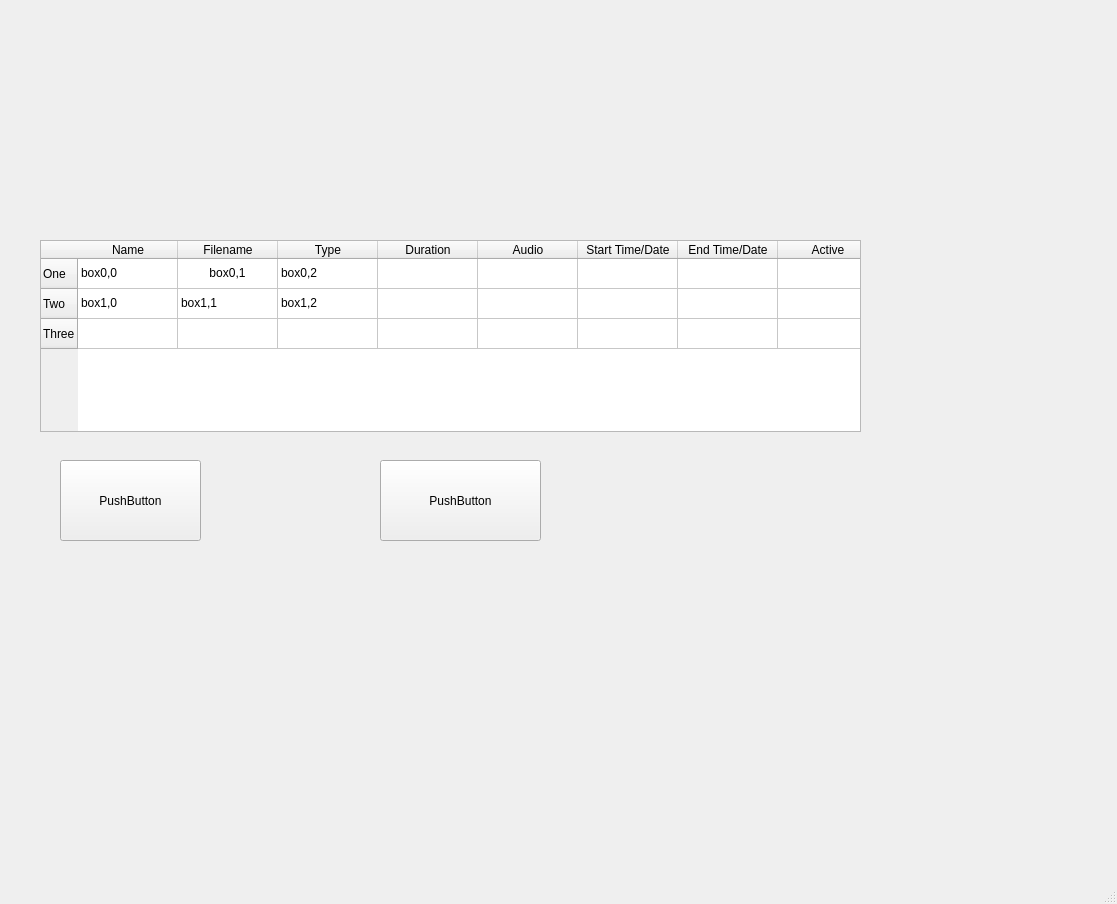
<?xml version="1.0" encoding="UTF-8"?>
<ui version="4.0">
 <class>MainWindow</class>
 <widget class="QMainWindow" name="MainWindow">
  <property name="geometry">
   <rect>
    <x>0</x>
    <y>0</y>
    <width>1117</width>
    <height>904</height>
   </rect>
  </property>
  <property name="windowTitle">
   <string>MainWindow</string>
  </property>
  <widget class="QWidget" name="centralwidget">
   <widget class="QTableWidget" name="tableWidget">
    <property name="geometry">
     <rect>
      <x>40</x>
      <y>240</y>
      <width>821</width>
      <height>192</height>
     </rect>
    </property>
    <property name="frameShadow">
     <enum>QFrame::Plain</enum>
    </property>
    <property name="lineWidth">
     <number>6</number>
    </property>
    <property name="horizontalScrollBarPolicy">
     <enum>Qt::ScrollBarAlwaysOff</enum>
    </property>
    <attribute name="horizontalHeaderCascadingSectionResizes">
     <bool>false</bool>
    </attribute>
    <row>
     <property name="text">
      <string>One</string>
     </property>
    </row>
    <row>
     <property name="text">
      <string>Two</string>
     </property>
    </row>
    <row>
     <property name="text">
      <string>Three</string>
     </property>
    </row>
    <column>
     <property name="text">
      <string>Name</string>
     </property>
    </column>
    <column>
     <property name="text">
      <string>Filename</string>
     </property>
    </column>
    <column>
     <property name="text">
      <string>Type</string>
     </property>
    </column>
    <column>
     <property name="text">
      <string>Duration</string>
     </property>
    </column>
    <column>
     <property name="text">
      <string>Audio</string>
     </property>
    </column>
    <column>
     <property name="text">
      <string>Start Time/Date</string>
     </property>
    </column>
    <column>
     <property name="text">
      <string>End Time/Date</string>
     </property>
    </column>
    <column>
     <property name="text">
      <string>Active</string>
     </property>
    </column>
    <item row="0" column="0">
     <property name="text">
      <string>box0,0</string>
     </property>
    </item>
    <item row="0" column="1">
     <property name="text">
      <string>box0,1</string>
     </property>
     <property name="textAlignment">
      <set>AlignCenter</set>
     </property>
    </item>
    <item row="0" column="2">
     <property name="text">
      <string>box0,2</string>
     </property>
    </item>
    <item row="1" column="0">
     <property name="text">
      <string>box1,0</string>
     </property>
    </item>
    <item row="1" column="1">
     <property name="text">
      <string>box1,1</string>
     </property>
    </item>
    <item row="1" column="2">
     <property name="text">
      <string>box1,2</string>
     </property>
    </item>
   </widget>
   <widget class="QPushButton" name="pushButton">
    <property name="geometry">
     <rect>
      <x>60</x>
      <y>460</y>
      <width>141</width>
      <height>81</height>
     </rect>
    </property>
    <property name="text">
     <string>PushButton</string>
    </property>
   </widget>
   <widget class="QPushButton" name="pushButton_2">
    <property name="geometry">
     <rect>
      <x>380</x>
      <y>460</y>
      <width>161</width>
      <height>81</height>
     </rect>
    </property>
    <property name="text">
     <string>PushButton</string>
    </property>
   </widget>
  </widget>
  <widget class="QMenuBar" name="menubar">
   <property name="geometry">
    <rect>
     <x>0</x>
     <y>0</y>
     <width>1117</width>
     <height>21</height>
    </rect>
   </property>
  </widget>
  <widget class="QStatusBar" name="statusbar"/>
  <action name="actiontext">
   <property name="checkable">
    <bool>false</bool>
   </property>
   <property name="text">
    <string>text</string>
   </property>
  </action>
 </widget>
 <resources/>
 <connections/>
</ui>
